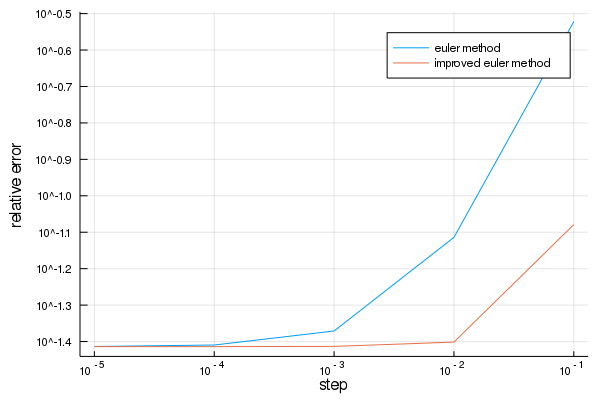

Julia code for this plot:
using Plots;gr()
using CurveFit

include("Euler.jl")

function err(i)
    dfunc(x,y)=1-x+4y
    func(x)=(4exp(-4x)-3exp(-4x)+19)/(16exp(-4x))
    xs,ys=euler(dfunc,0,1,10.0^(-i),1)
    plot(xs,ys,label="euler method")
    laws=func.(xs)
    plot!(xs,laws,label="accurate values")
    err1=abs.(laws-ys)./laws
    xs,ys=eulerImproved(dfunc,0,1,10.0^(-i),1)
    plot!(xs,ys,label="improved euler method")
    err2=abs.(laws-ys)./laws
    png(joinpath(@__DIR__,"results/Problem_1_$i.png"))
    return sum(err1)/length(err1),sum(err2)/length(err2)
end
function main()
    errE=zeros(5)
    errEI=zeros(5)
    for i=1:5
        errE[i],errEI[i]=err(i)
    end
    steps=[10.0^(-i) for i=1:5]
    plot(steps,errE,label="euler method",xscale=:log10,yscale=:log10,xlabel="step",yticks=[10.0^(i/10) for i=-20:0],ylabel="relative error")
    plot!(steps,errEI,label="improved euler method")
    print("The power of Euler Method is ",power_fit(steps,errE)[2],"\n")
    print("The power of Improved Euler Method is ",power_fit(steps,errEI)[2],"\n")
    png(joinpath(@__DIR__,"Problem_1.png"))
end
main()
